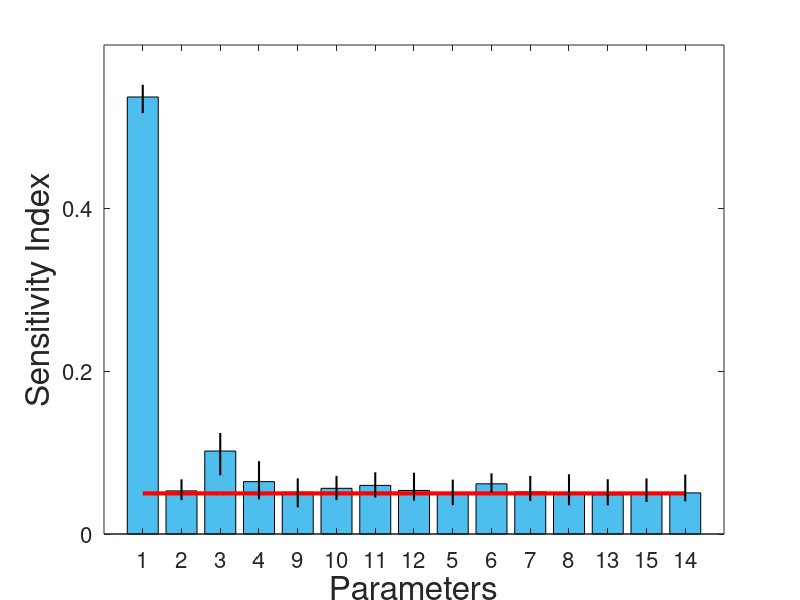

Reproduce this figure in MATLAB.
% Script to plot sensitivity analysis results in the order fmin, fmax,
% fmid, k for PN_NA, PN_DMV, and LCN. The input gains are the final three
% parameters and in the order k_fev, k_fesh, k_BR
clear; close all;
Xlab = {'1','2','3'};


% colors 
orange = [1 0.5 0]; % for map
purple = [0.4940 0.1840 0.5560];
lightBlue = [0.3010 0.7450 0.9330];

%Load HR data
load('PAWN_HR_916030.mat')
M = 15;
MM = 1:1:M;


% sort by into user-specified order
[tmp,ranking] = sort(-PAWN_median(end,:));

% ranking = 1:1:M; % add/remove this line to put in consistent order
% order NA, DMV, LCN, LCN input gains
% min, max, mid, k
% fevEmax, fesh, BR gain
ranking = [ 1 2 3 4 9 10 11 12 5 6 7 8 13 15 14];

hfig= figure; 
fs = 24 ;
b = bar(PAWN_median(end,ranking),'FaceColor',[0.3010 0.7450 0.9330]) ;


axis([0,M+1,0,0.6])
hold on
plot([1:M],ones(1,M)*KS_dummy_mean(end),'r','LineWidth',3) % plots red line
%text(3,0.4,['N = ' int2str(N_red(end)) ', n = ' num2str(n) ],'FontSize',fs)
set(gca,'FontSize',fs)
for i=1:M; Xlab{i}=num2str(ranking(i)); end
set(gca,'XTick',[1:M],'XTickLabel',Xlab,'YTick',[0,0.2,0.4],'FontSize',16)
%text(1.45,0.5,['Mean Arterial Pressure'],'FontSize',fs) % Title
%for i=1:M; text(i-0.5,PAWN_median_ub(end,ranking(i))+0.02,num2str(ranking(i)),'FontSize',20); end
ylabel('Sensitivity Index','FontSize',fs)
xlabel('Parameters','FontSize',fs)
for i = 1:M % connect upper and lower bound with a line
    plot([i i],[PAWN_median_lb(end,ranking(i)) PAWN_median_ub(end,ranking(i))],'k','LineWidth',1.5)
end
set(hfig, 'Position', [0 0 1600 400])
saveas(gcf,'PAWNbar_HR_916030.png')
